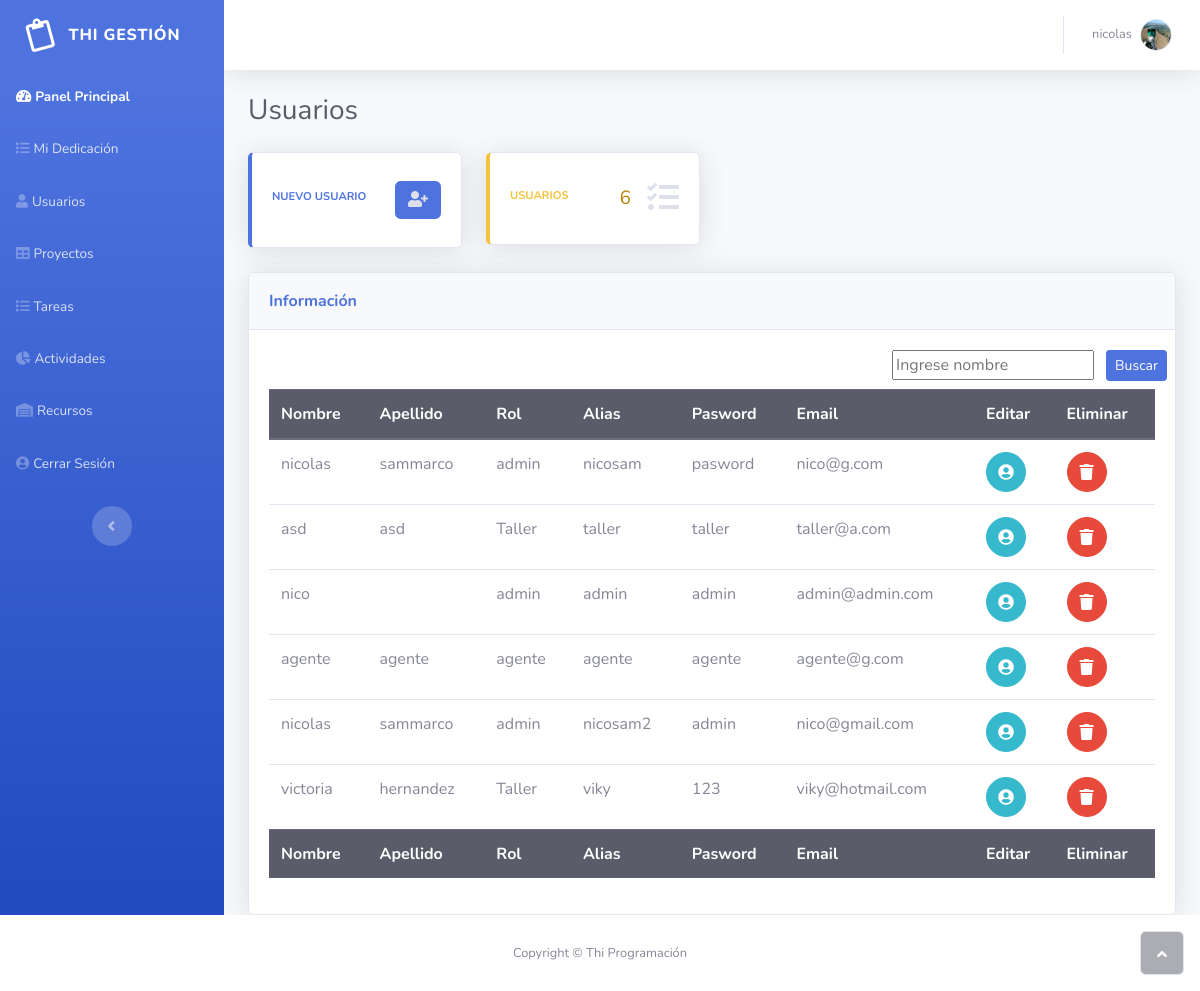
/Lista_Usuarios.php (signed in), run on an earlier commit of the app's database.
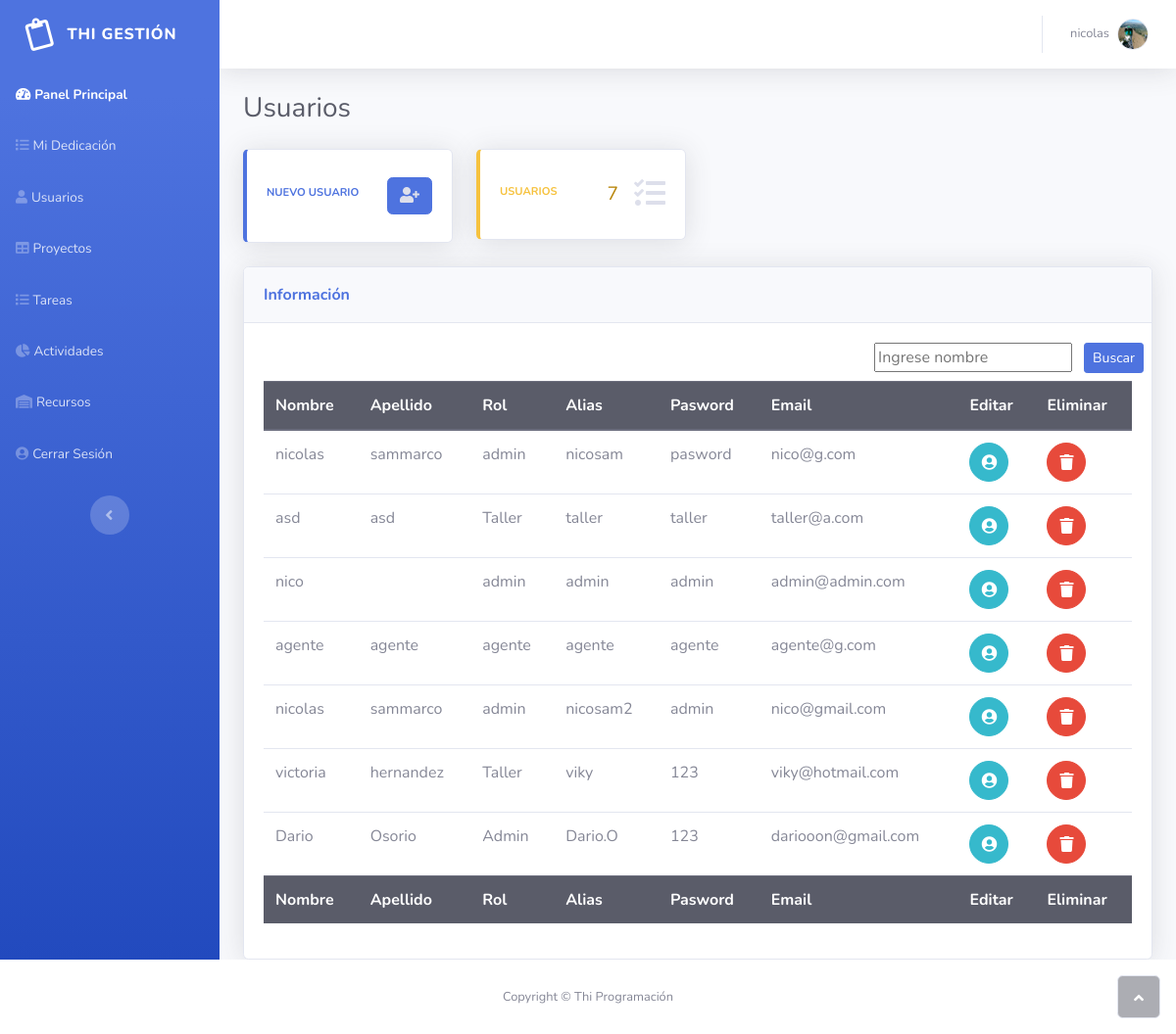
And on a later commit of the database.
### tables this page shows
CREATE TABLE `usuarios` (
  `id_usuario` int(100) NOT NULL,
  `nombre` varchar(100) DEFAULT NULL,
  `apellido` varchar(100) DEFAULT NULL,
  `mail` varchar(20) DEFAULT NULL,
  `alias` varchar(100) DEFAULT NULL,
  `rol` varchar(20) DEFAULT NULL,
  `pasword` varchar(8) DEFAULT NULL,
  `imagen` text DEFAULT NULL
);

### DbConnection.php (called while the page is built, shortened)
<?php
class conexionDb{
    private $host = 'localhost';
    private $usuario = 'root';
    private $password = '';
    private $database = 'gestion_thi';
    protected $conexion;
    public function __construct(){
        if (!isset($this->conexion)) {
            $this->conexion = new mysqli($this->host, $this->usuario, $this->password, $this->database);
        }
        return $this->conexion;
    }
}
?>

### Usuarios.class.php (called while the page is built, shortened)
<?php
include_once('DbConnection.php');
class Usuario extends conexionDb{
    public function detalle($sql){
        $query = $this->conexion->query($sql);
        $row = $query->fetch_array();
        return $row;
    }
    public function cont_u(){
        $contador_u = "SELECT COUNT(*) total FROM usuarios";
        $query2 = $this->conexion->query($contador_u);
        if($query2->num_rows > 0){
            $fila = $query2->fetch_array();
            return $fila['total'];
        }
        else{
            return false;
        }
    }
					public function mostrarDatosBusqueda($query)
					{
						$result = $this->conexion->query($query);
					if ($result->num_rows > 0) {
						$data = array();
						while ($row = $result->fetch_assoc()) {
							   $data[] = $row;
						}
						 return $data;
						}else{
						 echo "No se encontraron datos";
						 return array();
						}
					}
}

### Lista_Usuarios.php (the view, shortened to what this page needs)
<?php
include_once('Usuarios.class.php');
$user = new Usuario();
$sql = "SELECT * FROM usuarios WHERE id_usuario = '" . $_SESSION['user'] . "'";
$row = $user->detalle($sql);
$cont = $user->cont_u();
$query = "SELECT * FROM usuarios ";
?>
<!DOCTYPE html>
<html>
<head>
    <?php include('header.php'); ?>
</head>
<body id="page-top">
    <div id="wrapper">
        <?php include('navbar.php'); ?>
        <div class="d-flex flex-column" id="content-wrapper">
            <div id="content">
                <nav class="navbar navbar-light navbar-expand bg-white shadow mb-4 topbar static-top">
                    <div class="container-fluid"><button class="btn btn-link d-md-none rounded-circle mr-3" id="sidebarToggleTop" type="button"><i class="fas fa-bars"></i></button>
                        <ul class="nav navbar-nav flex-nowrap ml-auto">
                            <li class="nav-item dropdown no-arrow" role="presentation">
                                <div class="nav-item dropdown no-arrow"><a class="dropdown-toggle nav-link" data-toggle="dropdown" aria-expanded="false" href="#"><span class="d-none d-lg-inline mr-2 text-gray-600 small"><?php echo $row['nombre']; ?></span><img class="border rounded-circle img-profile" src="<?php echo $row['imagen'] ?>"></a>
                                </div>
                            </li>
                        </ul>
                    </div>
                </nav>
                <div class="container-fluid">
                    <h3 class="text-dark mb-4">Usuarios</h3>
                    <div class="row">
                        <div class="col-md-6 col-xl-3 mb-4">
                            <div class="card shadow border-left-primary py-2">
                                <div class="card-body">
                                    <div class="row align-items-center no-gutters">
                                        <div class="col mr-2">
                                            <div class="text-uppercase text-primary font-weight-bold text-xs mb-1"><span>Nuevo Usuario</span></div>
                                        </div>
                                        <div class="col-auto"><a class="btn btn-primary" href="crear_usuario.php"><i class="fas fa-user-plus  text-gray-300"></i></a></div>
                                    </div>
                                </div>
                            </div>
                        </div>
                        <div class="col-md-6 col-xl-3 mb-4">
                            <div class="card shadow border-left-warning py-2">
                                <div class="card-body">
                                    <div class="row align-items-center no-gutters">
                                        <div class="col mr-2">
                                            <div class="text-uppercase text-warning font-weight-bold text-xs mb-1"><span>Usuarios</span></div>
                                        </div>
                                        <div class="col-auto" style="color: darkgoldenrod;margin-right: 1rem; font-size: larger;">
                                            <?php echo  $cont; ?>
                                        </div>
                                        <div class="col-auto"><i class="fas fa-tasks fa-2x text-gray-300"></i></div>
                                    </div>
                                </div>
                            </div>
                        </div>
                    </div>
                    <div class="card shadow">
                        <div class="card-header py-3">
                            <p class="text-primary m-0 font-weight-bold">Información&nbsp;</p>
                        </div>
                        <div class="card-body">
                            <div class="row">
                                <div class="col-md-6 text-nowrap">
                                </div>
                                <div class="col-md-6">
                                    <form method="POST" action="Lista_Usuarios.php">
                                        <div class="row">
                                            <div class="col" style="max-width: fit-content; margin-right: 0px; margin-left: auto;">
                                                <input type="text" name="busqueda" id="busqueda" placeholder="Ingrese nombre">
                                            </div>
                                            <div class="col" style="padding: 0px; max-width: fit-content;">
                                                <input type="submit" name="submit" class="btn btn-primary btn-sm" value="Buscar" />
                                            </div>
                                        </div>
                                    </form>
                                </div>
                            </div>
                            <div class="table-responsive table mt-2" id="dataTable" role="grid" aria-describedby="dataTable_info">
                                <table class="table dataTable my-0" id="dataTable">
                                    <thead class="thead-dark">
                                        <tr>
                                            <th>Nombre</th>
                                            <th>Apellido</th>
                                            <th>Rol</th>
                                            <th>Alias</th>
                                            <th>Pasword</th>
                                            <th>Email</th>
                                            <th>Editar</th>
                                            <th>Eliminar</th>
                                        </tr>
                                    </thead>
                                    <tbody>
                                        <?php
                                        $filas = $user->mostrarDatosBusqueda($query);
                                        foreach ($filas as $fila) {
                                        ?>
                                            <tr>
                                                <td><?php echo $fila['nombre'] ?></td>
                                                <td><?php echo $fila['apellido'] ?></td>
                                                <td><?php echo $fila['rol'] ?></td>
                                                <td><?php echo $fila["alias"] ?></td>
                                                <td><?php echo $fila["pasword"] ?></td>
                                                <td><?php echo $fila["mail"] ?></td>
                                                <td><a class="btn btn-info mx-auto btn-circle ml-1" role="button" href="actualizar.php?editId=<?php echo $fila['id_usuario'] ?>"><i class="fas fa-user-circle text-white"></i></a></td>
                                                <td><a class="btn btn-danger mx-auto btn-circle ml-1" onclick="return confirmBorrar()" role="button" href="Lista_Usuarios.php?borrarid=<?php echo $fila['id_usuario'] ?>"><i class="fas fa-trash text-white"></i></a></td>
                                            </tr>
                                        <?php }  ?>
                                    </tbody>
                                    <tfoot class="thead-dark">
                                        <tr>
                                            <th>Nombre</th>
                                            <th>Apellido</th>
                                            <th>Rol</th>
                                            <th>Alias</th>
                                            <th>Pasword</th>
                                            <th>Email</th>
                                            <th>Editar</th>
                                            <th>Eliminar</th>
                                        </tr>
                                    </tfoot>
                                </table>
                            </div>
                        </div>
                    </div>
                </div>
            </div>
        </div>
    </div>
</body>
<?php include('footer.php'); ?>
</html>

### header.php (shortened to what this page needs)
<link rel="stylesheet" href="assets/bootstrap/css/bootstrap.min.css">
<link rel="stylesheet" href="assets/fonts/fontawesome-all.min.css">

### navbar.php (shortened to what this page needs)
<nav class="navbar navbar-dark align-items-start sidebar sidebar-dark accordion bg-gradient-primary p-0">
            <div class="container-fluid d-flex flex-column p-0">
                <a class="navbar-brand d-flex justify-content-center align-items-center sidebar-brand m-0" href="#">
                    <div class="sidebar-brand-icon rotate-n-15"><i class="far fa-clipboard"></i></div>
                    <div class="sidebar-brand-text mx-3"><span>THI Gestión</span></div>
                </a>
                <ul class="nav navbar-nav text-light" id="accordionSidebar">
                    <?php if ('admin' == $row["rol"]) { ?>
                        <li class="nav-item" role="presentation"><a class="nav-link active" href="panel.php"><i class="fas fa-tachometer-alt"></i><span>Panel Principal</span></a></li>
                        <li class="nav-item" role="presentation"><a class="nav-link " href="Lista_Dedicacion.php"><i class="fas fa-list"></i><span>Mi Dedicación</span></a></li>
                        <li class="nav-item" role="presentation"><a class="nav-link" href="Lista_Usuarios.php"><i class="fas fa-user"></i><span>Usuarios</span></a></li>
                        <li class="nav-item" role="presentation"><a class="nav-link" href="Lista_Proyectos.php"><i class="fas fa-table"></i><span>Proyectos</span></a></li>
                        <li class="nav-item" role="presentation"><a class="nav-link" href="Lista_Tareas.php"><i class="fas fa-list"></i><span>Tareas</span></a></li>
                        <li class="nav-item" role="presentation"><a class="nav-link" href="Lista_actividades.php"><i class="fas fa-chart-pie"></i><span>Actividades</span></a></li>
                        <li class="nav-item" role="presentation"><a class="nav-link" href="Lista_Recursos.php"><i class="fas fa-warehouse"></i><span>Recursos</span></a></li>
                        <li class="nav-item" role="presentation"><a class="nav-link" href="cerrar_sesion.php"><i class="fas fa-user-circle"></i><span>Cerrar Sesión</span></a></li>
                    <?php } ?>
                </ul>
                <div class="text-center d-none d-md-inline"><button class="btn rounded-circle border-0" id="sidebarToggle" type="button"></button></div>
            </div>
        </nav>

### footer.php (shortened to what this page needs)
<footer class="bg-white sticky-footer">
    <div class="container my-auto">
        <div class="text-center my-auto copyright"><span>Copyright © Thi Programación</span></div>
    </div>
</footer>
<a class="border rounded d-inline scroll-to-top" href="#page-top"><i class="fas fa-angle-up"></i></a>

What changed in the data, as far as the page shows it:
added usuarios: nombre "Dario", apellido "Osorio", rol "Admin", alias "Dario.O", pasword "123", mail "dariooon@gmail.com"
Also different on the page:
$cont: "6" → "7"
